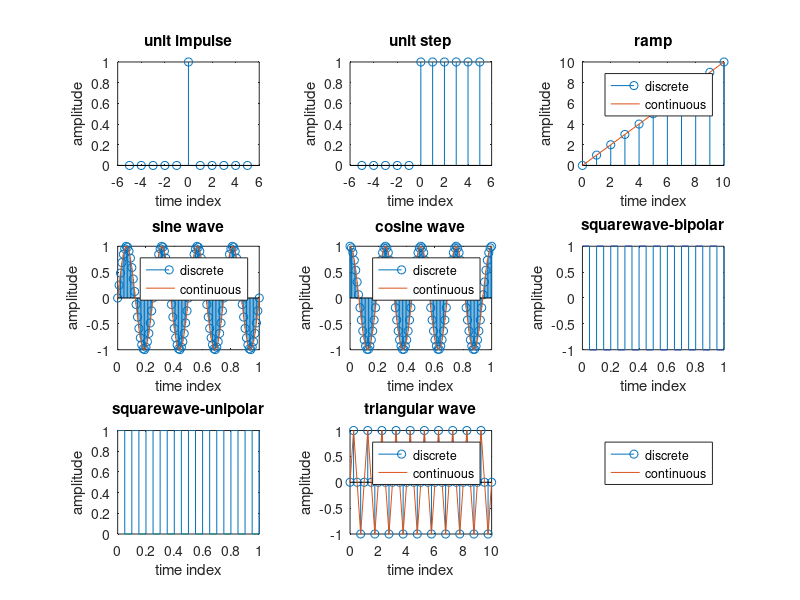

The MATLAB script that drew this image:
clc;
clear all;
close all;
%unit impulse
t=-5:1:5;
y1=[zeros(1,5),ones(1,1),zeros(1,5)];
subplot(3,3,1);
stem(t,y1);
title('unit impulse');
xlabel('time index');
ylabel('amplitude');
%unit step
y2=[zeros(1,5),ones(1,6)];
subplot(3,3,2);
stem(t,y2);
title('unit step');
xlabel('time index');
ylabel('amplitude');
%ramp
t3=0:1:10;
y3=t3;
subplot(3,3,3);
stem(t3,y3);
hold on;
plot(t3,y3);
title('ramp');
xlabel('time index');
ylabel('amplitude');
legend("discrete","continuous");
%sine wave
t4=0:0.01:1;
f4=4;
subplot(3,3,4);
stem(t4,sin(2*pi*f4*t4));
hold on;
plot(t4,sin(2*pi*f4*t4));
title('sine wave');
xlabel('time index');
ylabel('amplitude');
legend("discrete","continuous");
%cosine wave
subplot(3,3,5);
stem(t4,cos(2*pi*f4*t4));
hold on;
plot(t4,cos(2*pi*f4*t4));
title('cosine wave');
xlabel('time index');
ylabel('amplitude');
legend("discrete","continuous");
%squarewave-bipolar
t6=0:0.0001:1;
f6=10;
subplot(3,3,6);
plot(t6,square(2*pi*f6*t6));
title('squarewave-bipolar');
xlabel('time index');
ylabel('amplitude');
%squarewave-unipolar
subplot(3,3,7);
plot(t6,sqrt(square(2*pi*f6*t6)));
title('squarewave-unipolar');
xlabel('time index');
ylabel('amplitude');
%triangular wave
t8=0:0.25:10;
f8=5;
subplot(3,3,8);
stem(t8,sin(2*pi*f8*t8));
hold on;
plot(t8,sin(2*pi*f8*t8));
title('triangular wave');
xlabel('time index');
ylabel('amplitude');
legend("discrete","continuous");
%exponential signal
t9=0:0.01:100;
y9=exp(t9);
subplot(3,3,9);
stem(t9,y9);
hold on;
plot(t9,y9);
title('exponential signal');
xlabel('time index');
ylabel('amplitude');
legend("discrete","continuous");

